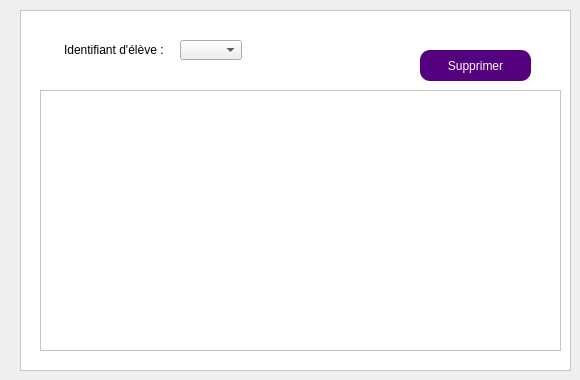
        <widget class="QWidget" name="tab_3">
         <attribute name="title">
          <string>Supprimer un élève</string>
         </attribute>
         <widget class="QPushButton" name="pb_supprimer_eleve">
          <property name="geometry">
           <rect>
            <x>420</x>
            <y>50</y>
            <width>111</width>
            <height>31</height>
           </rect>
          </property>
          <property name="styleSheet">
           <string notr="true">border-radius: 10px;
background-color:rgb(85, 0, 127);
color: white</string>
          </property>
          <property name="text">
           <string>Supprimer</string>
          </property>
         </widget>
         <widget class="QTableView" name="tabeleve_supp">
          <property name="geometry">
           <rect>
            <x>20</x>
            <y>10</y>
            <width>551</width>
            <height>361</height>
           </rect>
          </property>
          <property name="styleSheet">
           <string notr="true">background-color: white;
font-size: 15px</string>
          </property>
         </widget>
         <widget class="QLabel" name="id_el_supp_2">
          <property name="geometry">
           <rect>
            <x>64</x>
            <y>40</y>
            <width>110</width>
            <height>20</height>
           </rect>
          </property>
          <property name="styleSheet">
           <string notr="true">background-color: rgb(255, 255, 255);</string>
          </property>
          <property name="text">
           <string>Identifiant d'élève :</string>
          </property>
         </widget>
         <widget class="QTableView" name="tab_eleve_supp">
          <property name="geometry">
           <rect>
            <x>40</x>
            <y>90</y>
            <width>521</width>
            <height>261</height>
           </rect>
          </property>
          <property name="styleSheet">
           <string notr="true">background-color: rgb(255, 255, 255);</string>
          </property>
         </widget>
         <widget class="QComboBox" name="comboBox">
          <property name="geometry">
           <rect>
            <x>180</x>
            <y>40</y>
            <width>62</width>
            <height>20</height>
           </rect>
          </property>
         </widget>
         <zorder>tabeleve_supp</zorder>
         <zorder>pb_supprimer_eleve</zorder>
         <zorder>tab_eleve_supp</zorder>
         <zorder>comboBox</zorder>
         <zorder>id_el_supp_2</zorder>
        </widget>
